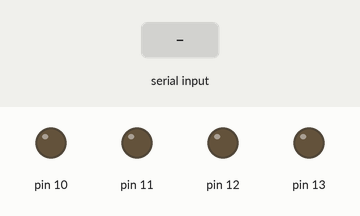
A sketch run on a simulated Arduino Uno, built with avr-gcc and run on an emulated ATmega328P. Shown: output pins drawn as LEDs (lit = HIGH). Inputs (shaded band) come from the test bench.

Above: at 1.2 s.
1.3 s: "90,45\n" received over Serial
At 2.1 s:
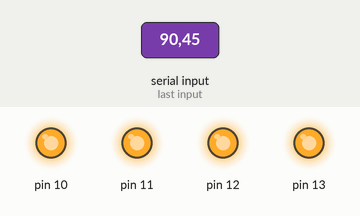
Timing chart, 0 to 4.3 s (numbered marks = the images above; inputs shaded):
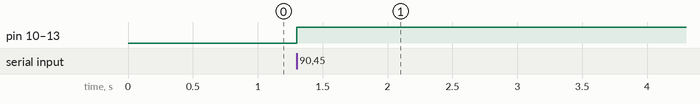

Measured:
- after the input at 1.3 s, pin 10–13: LOW → HIGH at once

The sketch:

LED_handeling_code.ino
```cpp
void setup()
{
  for(int i = 10; i <= 13; i++)
  {
    pinMode(i, OUTPUT);
    digitalWrite(i, LOW);
  }

  Serial.begin(115200);
  Serial.setTimeout(1);
}

void loop()
{
  if(Serial.available() > 0)
  {
    int value = Serial.readString().toInt();

    for(int i = 10; i <= 13; i++)
      digitalWrite(i, LOW);

    if(value > 4) value = 4;
    for(int i = 10; i <= 9 + value; i++)
      digitalWrite(i, HIGH);
  }
}
```
